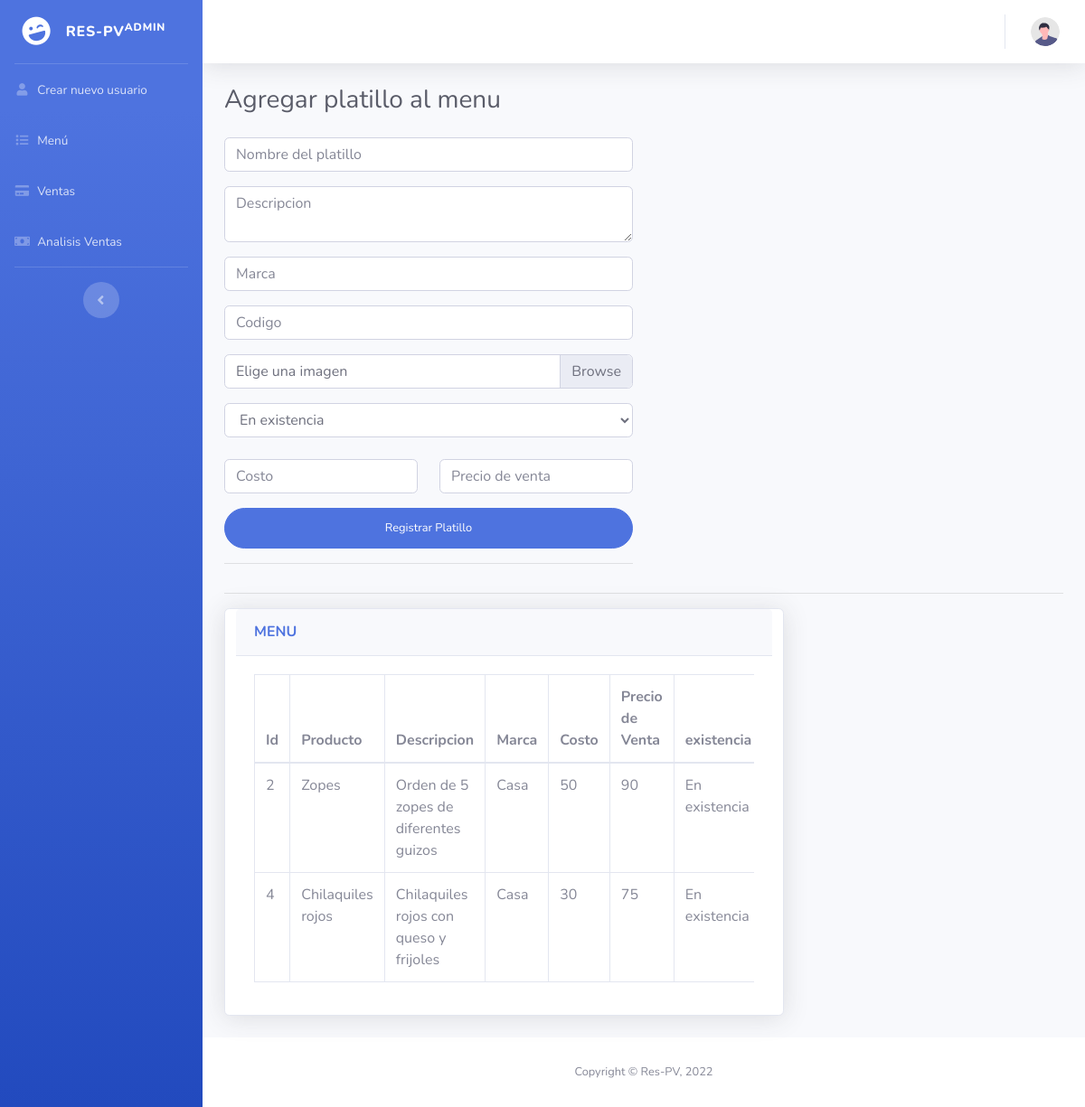
Page /menu.php on the earlier database version.
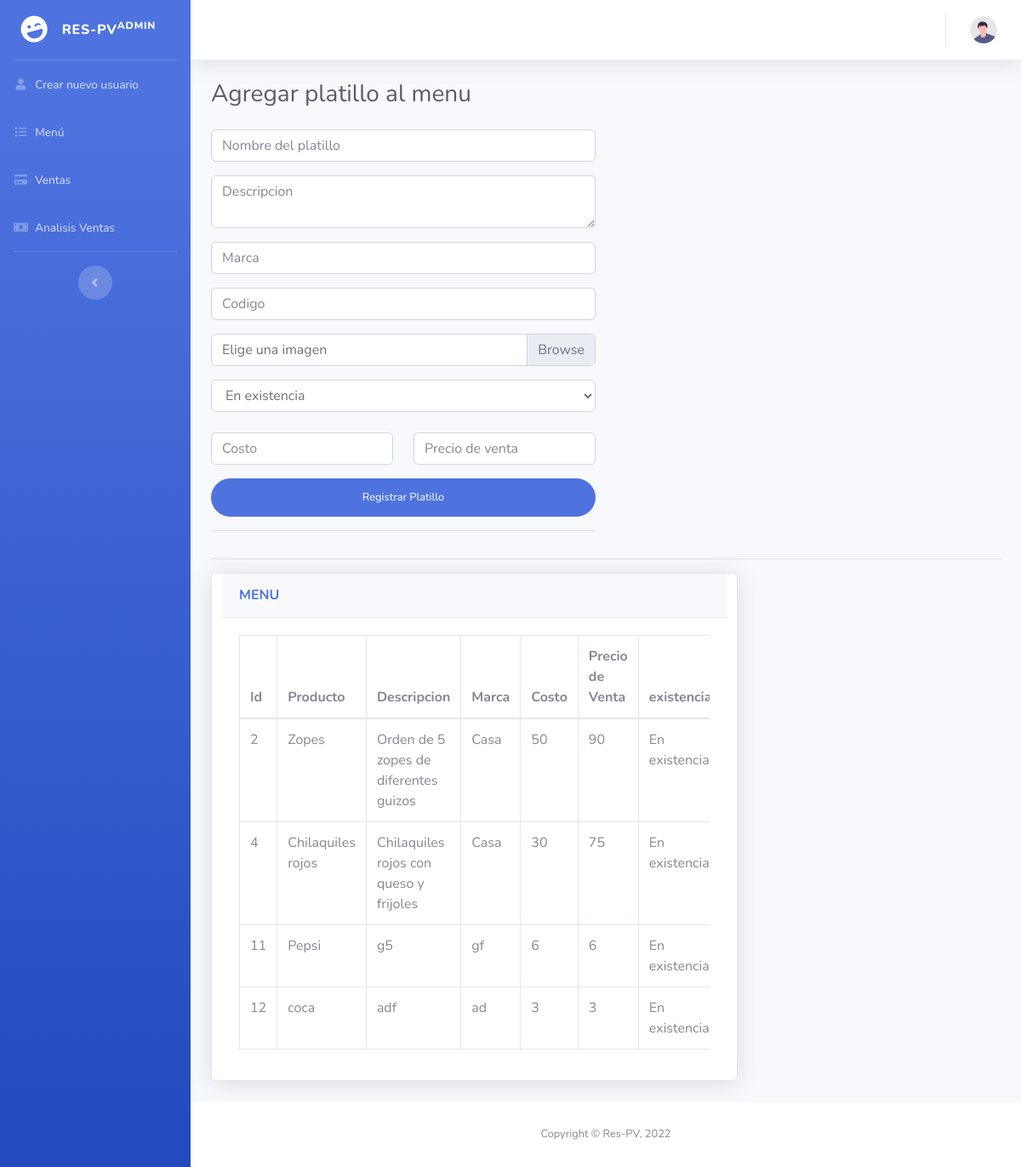
Same page on the later database version.
### tables this page shows
CREATE TABLE `product` (
  `id_product` int(11) NOT NULL,
  `name_product` varchar(40) NOT NULL,
  `description_product` varchar(50) NOT NULL,
  `mark_product` varchar(30) NOT NULL,
  `unitaryPrice_product` int(11) NOT NULL,
  `cost_product` int(11) NOT NULL,
  `code_product` int(11) NOT NULL,
  `productExistance` int(11) NOT NULL,
  `img_product` longblob DEFAULT NULL
);

### db.php (called while the page is built, shortened)
<?php
    class Conexion{
        private $driver = "mysql";
        private $host = "localhost";
        private $dbname = "respv";
        private $usuario = "root";
        private $contrasena = "";
        public function __construct(){
            try {
                $db = new PDO("{$this->driver}:host={$this->host};dbname={$this->dbname}",$this->usuario,$this->contrasena);
                $db->setAttribute(PDO::ATTR_ERRMODE, PDO::ERRMODE_EXCEPTION);
                return $db;
            } catch (PDOException $e) {
                echo "Ha ocurrido un error al conectarse a la base de datos" . $e->getMessage();
            }
        }
    }
?>

### menu/Modelo/menu.php (called while the page is built, shortened)
<?php
    require_once(__DIR__.'/../../db.php');
    class Menu extends Conexion{
        public function __construct(){
            $this->db = parent::__construct();
        }
        public function get(){
            $rows = null;
            $statement = $this->db->prepare("SELECT * FROM product");
            $statement->execute();
            while ($result = $statement->fetch()) {
                $rows[] = $result;
            }
            return $rows;
        }
    }
?>

### menu.php (the view, shortened to what this page needs)
<?php
require_once("menu/Modelo/menu.php");
$ModeloMenu = new Menu();
?>
<!DOCTYPE html>
<html lang="en">
<head>
    <link href="vendor/fontawesome-free/css/all.min.css" rel="stylesheet" type="text/css">
    <link href="css/sb-admin-2.min.css" rel="stylesheet">
</head>
<body id="page-top">
    <div id="wrapper">
        <ul class="navbar-nav bg-gradient-primary sidebar sidebar-dark accordion" id="accordionSidebar">
            <a class="sidebar-brand d-flex align-items-center justify-content-center" href="homeAdministrador.php">
                <div class="sidebar-brand-icon rotate-n-15">
                    <i class="fas fa-laugh-wink"></i>
                </div>
                <div class="sidebar-brand-text mx-3">Res-PV<sup>Admin</sup></div>
            </a>
            <hr class="sidebar-divider my-0">
            <li class="nav-item">
                <a class="nav-link" href="createUser.php">
                    <i class="fas fa-fw fa-user"></i>
                    <span>Crear nuevo usuario</span></a>
            </li>
            <li class="nav-item">
                <a class="nav-link" href="menu.php">
                    <i class="fas fa-fw fa-list"></i>
                    <span>Menú</span></a>
            </li>
            <li class="nav-item">
                <a class="nav-link" href="sales.php">
                    <i class="fas fa-fw fa-credit-card"></i>
                    <span>Ventas</span></a>
            </li>
            <li class="nav-item">
                <a class="nav-link" href="analisisVentas.php">
                    <i class="fas fa-fw fa-money-bill"></i>
                    <span>Analisis Ventas</span></a>
            </li>
            <hr class="sidebar-divider d-none d-md-block">
            <div class="text-center d-none d-md-inline">
                <button class="rounded-circle border-0" id="sidebarToggle"></button>
            </div>
        </ul>
        <div id="content-wrapper" class="d-flex flex-column">
            <div id="content">
                <nav class="navbar navbar-expand navbar-light bg-white topbar mb-4 static-top shadow">
                    <ul class="navbar-nav ml-auto">
                        <li class="nav-item dropdown no-arrow">
                            <a class="nav-link dropdown-toggle" href="#" id="userDropdown" role="button"
                                data-toggle="dropdown" aria-haspopup="true" aria-expanded="false">
                                <img class="img-profile rounded-circle"
                                    src="img/undraw_profile.svg">
                            </a>
                        </li>
                    </ul>
                </nav>
                <div class="container-fluid">
                    <div class="d-sm-flex align-items-center justify-content-between mb-4">
                        <h1 class="h3 mb-0 text-gray-800">Agregar platillo al menu </h1>
                    </div>
                    <div class="row">
                        <div class="col-md-6">
                            <form class="user" action="menu/Controlador/addPlatillo.php" method="POST" enctype="multipart/form-data">
                                <div class="form-group">
                                    <input required type="text" class="form-control" placeholder="Nombre del platillo" name="nombre">
                                </div>
                                <div class="form-group">
                                    <textarea required class="form-control" placeholder="Descripcion" name="descripcion" maxlength="50"></textarea>
                                </div>
                                <div class="form-group">
                                    <input required type="text" class="form-control" placeholder="Marca" name="marca">
                                </div>
                                <div class="form-group">
                                    <input required type="text" class="form-control" placeholder="Codigo" name="codigo">
                                </div>
                                <div class="form-group">
                                    <div class="custom-file">
                                        <label class="custom-file-label" for="inputGroupFile01">Elige una imagen</label>
                                    </div>
                                </div>
                                <div class="form group">
                                    <select class="form-control" name="existencia">
                                        <option value="1"><?php echo 'En existencia'; ?></option>
                                    </select>
                                </div>
                                <br>
                                <div class="form-group row">
                                    <div class="col-sm-6 mb-3 mb-sm-0">
                                        <input requiredtype="text" class="form-control" placeholder="Costo" name="costo">
                                    </div>
                                    <div class="col-sm-6">
                                        <input requiredtype="text" class="form-control" placeholder="Precio de venta" name="precio">
                                    </div>
                                </div>
                                <input type ="submit" class="btn btn-primary btn-user btn-block" value="Registrar Platillo">
                                <hr>
                            </form>
                        </div>
                    </div>
                    <hr>
                    <div class="card shadow mb-4 col-lg-8">
                        <div class="card-header py-3">
                            <h6 class="m-0 font-weight-bold text-primary">MENU</h6>
                        </div>
                        <div class="card-body" >
                            <div class="table-responsive">
                                <table class="table table-bordered" id="dataTable" width="100%" cellspacing="0">
                                <thead>
                                    <th>Id</th>
                                    <th>Producto</th>
                                    <th>Descripcion</th>
                                    <th>Marca</th>
                                    <th>Costo</th>
                                    <th>Precio de Venta</th>
                                    <th>existencia</th>
                                </thead>
                                <tbody>
                                <?php
                                    $productos = $ModeloMenu->get();
                                    if($productos != null){
                                        foreach($productos as $platillo){
                                ?>
                                    <tr>
                                        <td><?php echo $platillo['id_product'];?></td>
                                        <td><?php echo $platillo['name_product'];?></td>
                                        <td><?php echo $platillo['description_product'];?></td>
                                        <td><?php echo $platillo['mark_product'];?></td>
                                        <td><?php echo $platillo['cost_product'];?></td>
                                        <td><?php echo $platillo['unitaryPrice_product'];?></td>
                                        <td>
                                            <?php
                                                if ($platillo['productExistance']==1) {
                                                    echo "En existencia";
                                                }else{
                                                    if ($platillo['productExistance']==0) {
                                                        echo "Sin existencia";
                                                    }
                                                }
                                            ?>
                                        </td>
                                    </tr>
                                <?php
                                        }
                                    }
                                ?>
                                </tbody>
                            </table>
                            </div>
                     </div>
                </div>
            </div>
            <footer class="sticky-footer bg-white">
                <div class="container my-auto">
                    <div class="copyright text-center my-auto">
                        <span>Copyright &copy; Res-PV, 2022 </span>
                    </div>
                </div>
            </footer>
        </div>
    </div>
</body>
</html>

Differences in the rows shown:
added product: id_product "11", name_product "Pepsi", description_product "g5", mark_product "gf", cost_product "6", unitaryPrice_product "6", productExistance "En existencia"
added product: id_product "12", name_product "coca", description_product "adf", mark_product "ad", cost_product "3", unitaryPrice_product "3", productExistance "En existencia"
